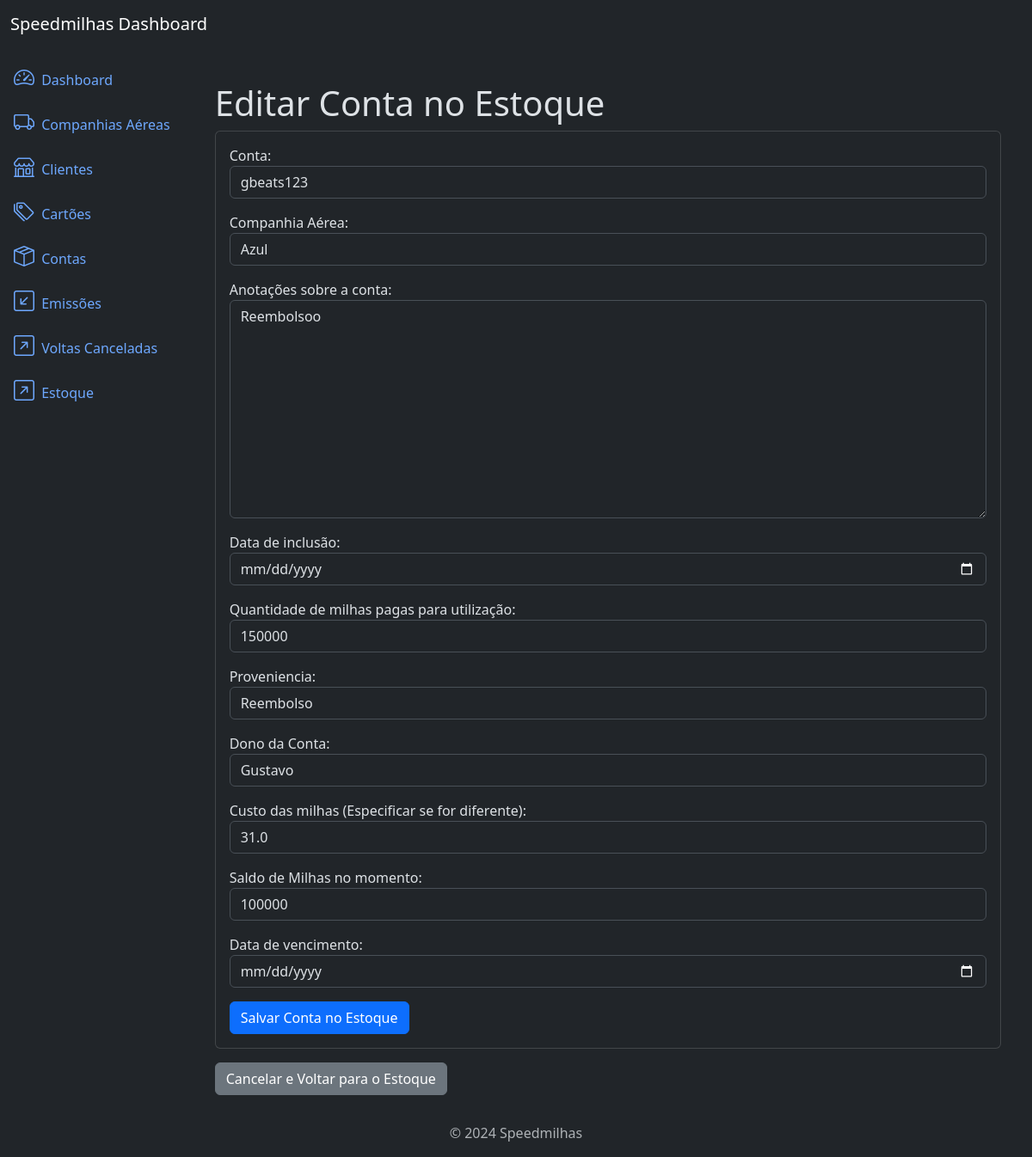
The page /stock/1/update/ on the database its author committed.
### stock/models.py (models this page shows, shortened)
class Stock(models.Model):
    account = models.ForeignKey(Account, on_delete=models.PROTECT, related_name='accounts')
    airline = models.ForeignKey(Airline, on_delete=models.PROTECT, related_name='airline')
    annotation = models.TextField(blank=True, null=True)
    date = models.DateField()
    paid_miles = models.PositiveIntegerField(blank=True, null=True)
    origin = models.CharField(max_length=250, blank=True, null=True)
    owner = models.CharField(max_length=200)
    miles_price = models.FloatField(blank=True, null=True)
    current_miles_balance = models.IntegerField()
    due_date = models.DateField()
    updated_at = models.DateField(auto_now=True)
    class Meta:
        ordering = ['-date']

### stock/views.py (the view)
# urls.py: path('stock/<int:pk>/update/', StockUpdateView.as_view(), name='stock_update'),
class StockUpdateView(UpdateView):
    model = Stock
    template_name = 'stock_update.html'
    success_url = reverse_lazy('stock_list')
    form_class = StockForm

### accounts/models.py (called while the page is built)
    def __str__(self) -> str:
        return self.account_login

### airlines/models.py (called while the page is built)
    def __str__(self) -> str:
        return self.name

### stock/templates/stock_update.html (shortened to what this page needs)
{% extends 'base.html' %}
{% block content %}
<div class="container mt-4">
    <h3 class="display-6">Editar Conta no Estoque</h3>
    <div class="card">
        <div class="card-body">
            <form method="post" class="form">
                {{ form.as_p }}
                <button type="submit" class="btn btn-primary">Salvar Conta no Estoque</button>
            </form>
        </div>
    </div>
    <a href="{% url 'stock_list' %}" class="btn btn-secondary mt-3"> Cancelar e Voltar para o Estoque</a>
</div>
{% endblock %}

### rows shown on the page
Stock: account "gbeats123", airline "Azul", annotation "Reembolsoo", paid_miles "150000", origin "Reembolso", owner "Gustavo", miles_price "31.0", current_miles_balance "100000"
